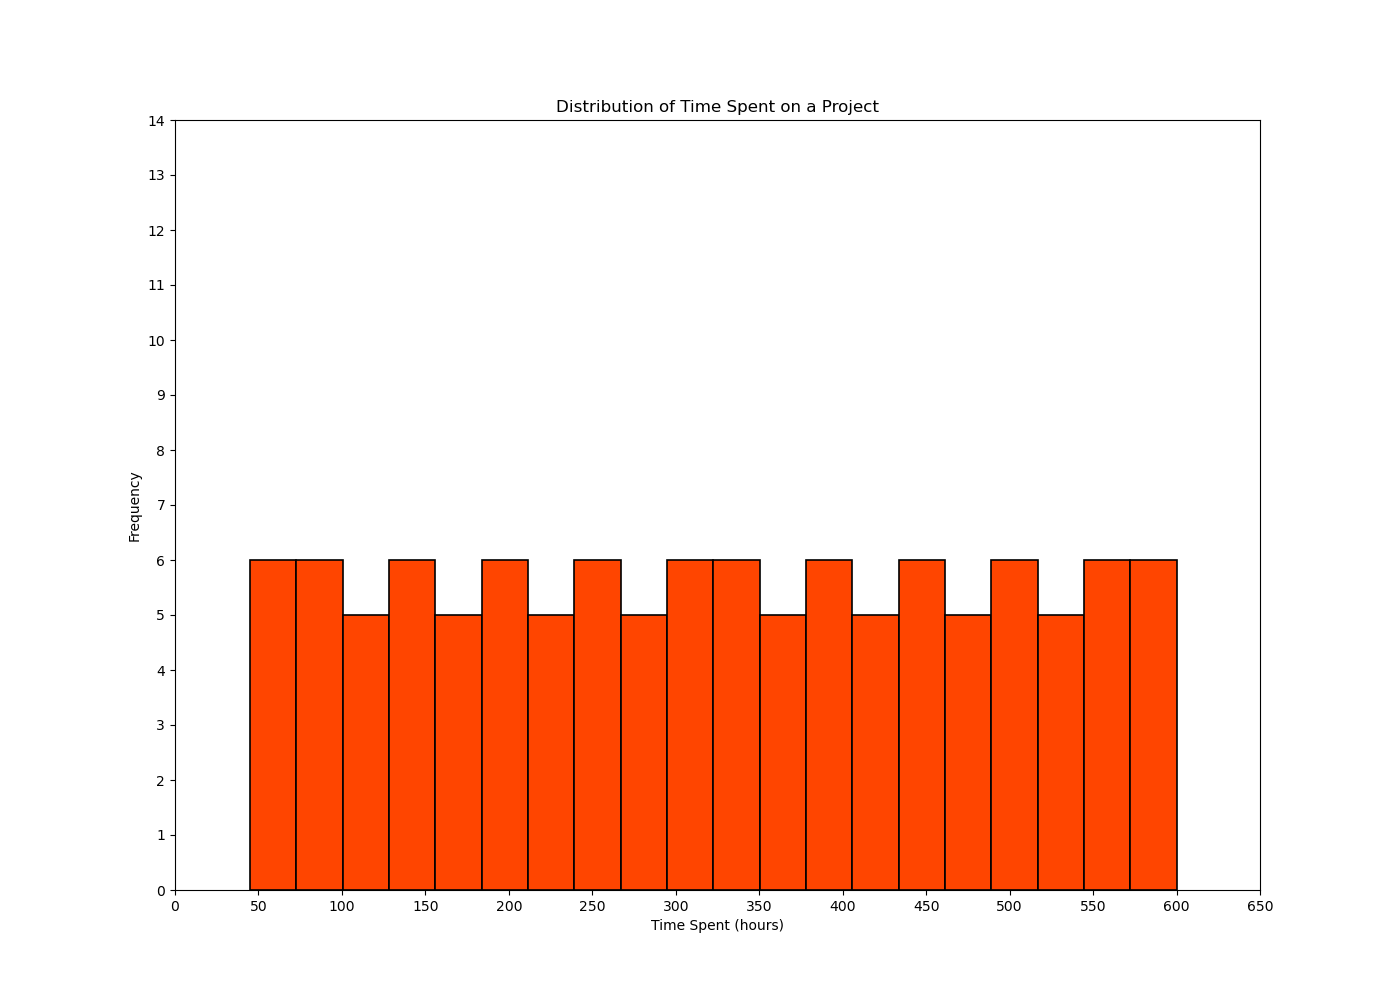

This figure's Python source:

import matplotlib.pyplot as plt

# Data representing time spent on a particular activity
time_spent = [
    45, 50, 55, 60, 65, 70, 75, 80, 85, 90, 95, 100, 105, 110, 115, 120,
    125, 130, 135, 140, 145, 150, 155, 160, 165, 170, 175, 180, 185, 190,
    195, 200, 205, 210, 215, 220, 225, 230, 235, 240, 245, 250, 255, 260,
    265, 270, 275, 280, 285, 290, 295, 300, 305, 310, 315, 320, 325, 330,
    335, 340, 345, 350, 355, 360, 365, 370, 375, 380, 385, 390, 395, 400,
    405, 410, 415, 420, 425, 430, 435, 440, 445, 450, 455, 460, 465, 470,
    475, 480, 485, 490, 495, 500, 505, 510, 515, 520, 525, 530, 535, 540,
    545, 550, 555, 560, 565, 570, 575, 580, 585, 590, 595, 600
]

# Set figure size
plt.figure(figsize=(14, 10))

# Create a vertical histogram with modified color and bin width
plt.hist(time_spent, bins=20, color='#FF4500', edgecolor='#000000', linewidth=1.2)

# Set the chart title and labels
plt.title('Distribution of Time Spent on a Project')
plt.xlabel('Time Spent (hours)')
plt.ylabel('Frequency')

# Customize the tick marks
plt.xticks(range(0, 700, 50))
plt.yticks(range(0, 15, 1))

# Display the plot
plt.show()
